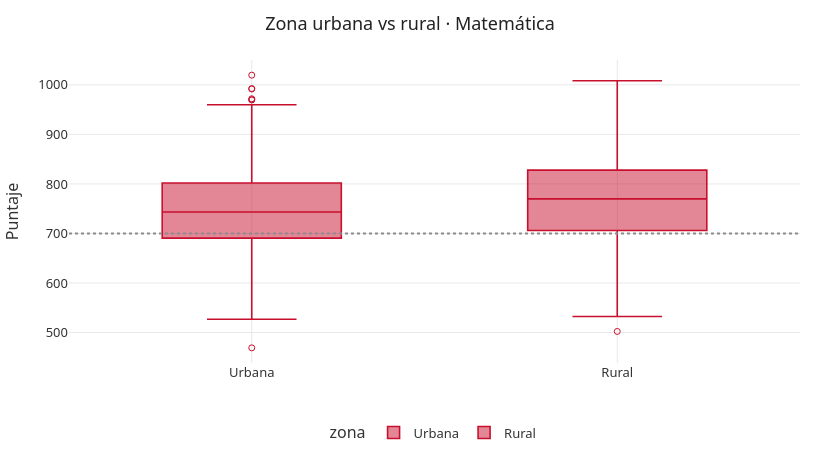

Notebook source saved alongside this figure:
### Code cell
fig = P.grafico_caja(base, "zona", "PM3", P.COLORES["rojo"],
                        "Zona urbana vs rural · Matemática")
fig.update_layout(width=820, height=460)
fig.show()

### Figure 1 — Plotly figure (JSON) as saved in the notebook; plotly's stock layout.template omitted (floating-point values rounded to 4 significant figures; data arrays with more than 128 entries replaced by an {"elided": "..."} marker saying what was removed)
{"data": [{"alignmentgroup": "True", "boxpoints": "suspectedoutliers", "hovertemplate": "zona=%{x}<br>PM3=%{y}<extra></extra>", "legendgroup": "Urbana", "line": {"width": 1.6}, "marker": {"color": "#c8102e"}, "name": "Urbana", "notched": false, "offsetgroup": "Urbana", "orientation": "v", "showlegend": true, "type": "box", "x": {"elided": "4833 str values"}, "x0": " ", "xaxis": "x", "y": {"elided": "4833 float values"}, "y0": " ", "yaxis": "y"}, {"alignmentgroup": "True", "boxpoints": "suspectedoutliers", "hovertemplate": "zona=%{x}<br>PM3=%{y}<extra></extra>", "legendgroup": "Rural", "line": {"width": 1.6}, "marker": {"color": "#c8102e"}, "name": "Rural", "notched": false, "offsetgroup": "Rural", "orientation": "v", "showlegend": true, "type": "box", "x": {"elided": "440 str values"}, "x0": " ", "xaxis": "x", "y": {"elided": "440 float values"}, "y0": " ", "yaxis": "y"}], "layout": {"boxmode": "overlay", "font": {"color": "#333333", "family": "Segoe UI, Helvetica, Arial, sans-serif", "size": 13}, "height": 460, "legend": {"orientation": "h", "title": {"text": "zona"}, "tracegroupgap": 0, "x": 0.5, "xanchor": "center", "y": -0.18}, "margin": {"b": 40, "l": 40, "r": 20, "t": 60}, "paper_bgcolor": "rgba(0,0,0,0)", "plot_bgcolor": "rgba(0,0,0,0)", "shapes": [{"line": {"color": "#8c8c8c", "dash": "dot"}, "type": "line", "x0": 0, "x1": 1, "xref": "x domain", "y0": 700, "y1": 700, "yref": "y"}], "title": {"font": {"color": "#222222", "size": 18}, "text": "Zona urbana vs rural · Matemática", "x": 0.5, "xanchor": "center"}, "width": 820, "xaxis": {"anchor": "y", "categoryarray": ["Urbana", "Rural"], "categoryorder": "array", "domain": [0, 1], "gridcolor": "#e8e8e8", "title": {}, "zeroline": false}, "yaxis": {"anchor": "x", "domain": [0, 1], "gridcolor": "#e8e8e8", "title": {"text": "Puntaje"}, "zeroline": false}}}
